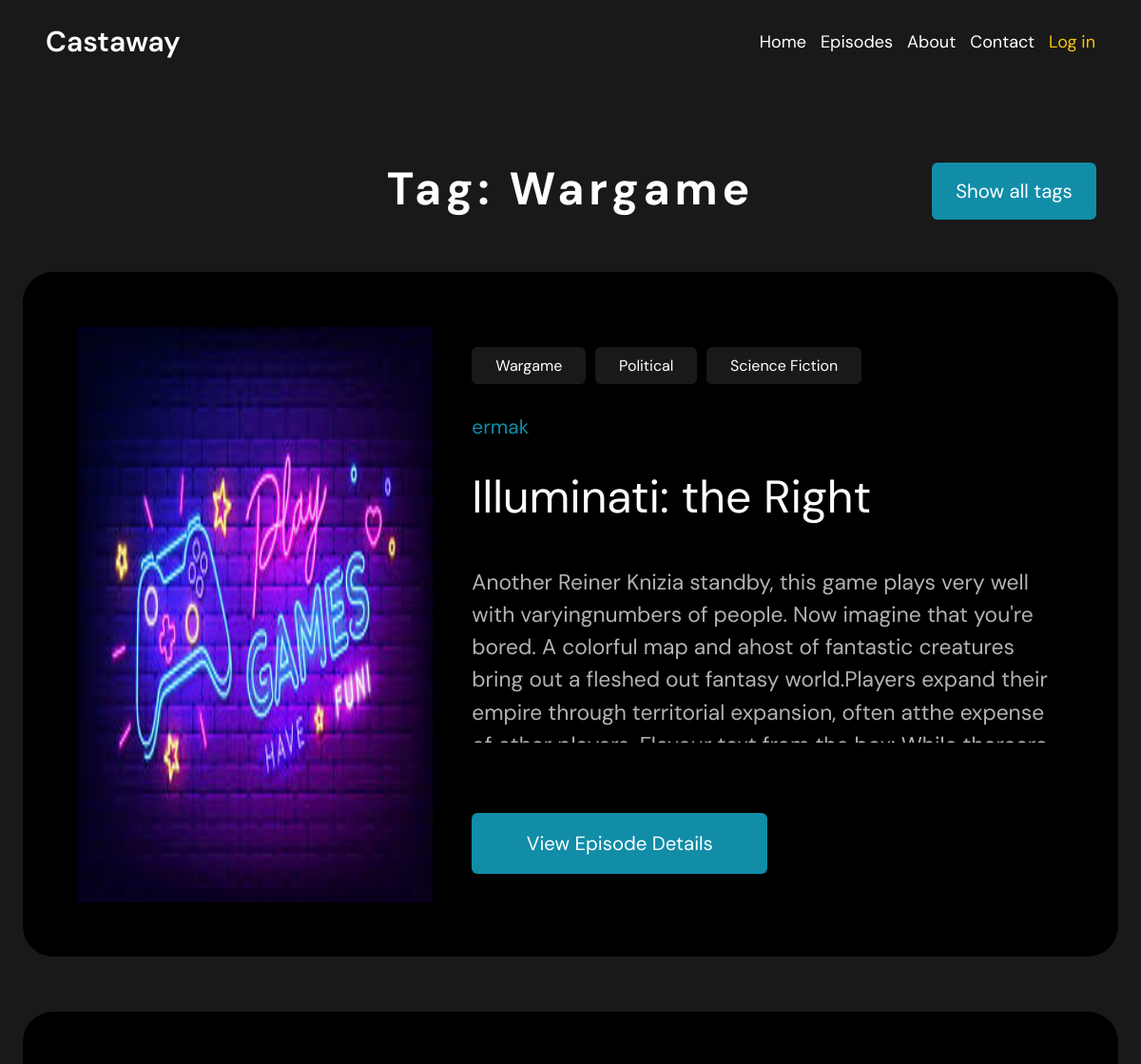
/tags/wargame (upper part), run on an earlier commit of the app's database.
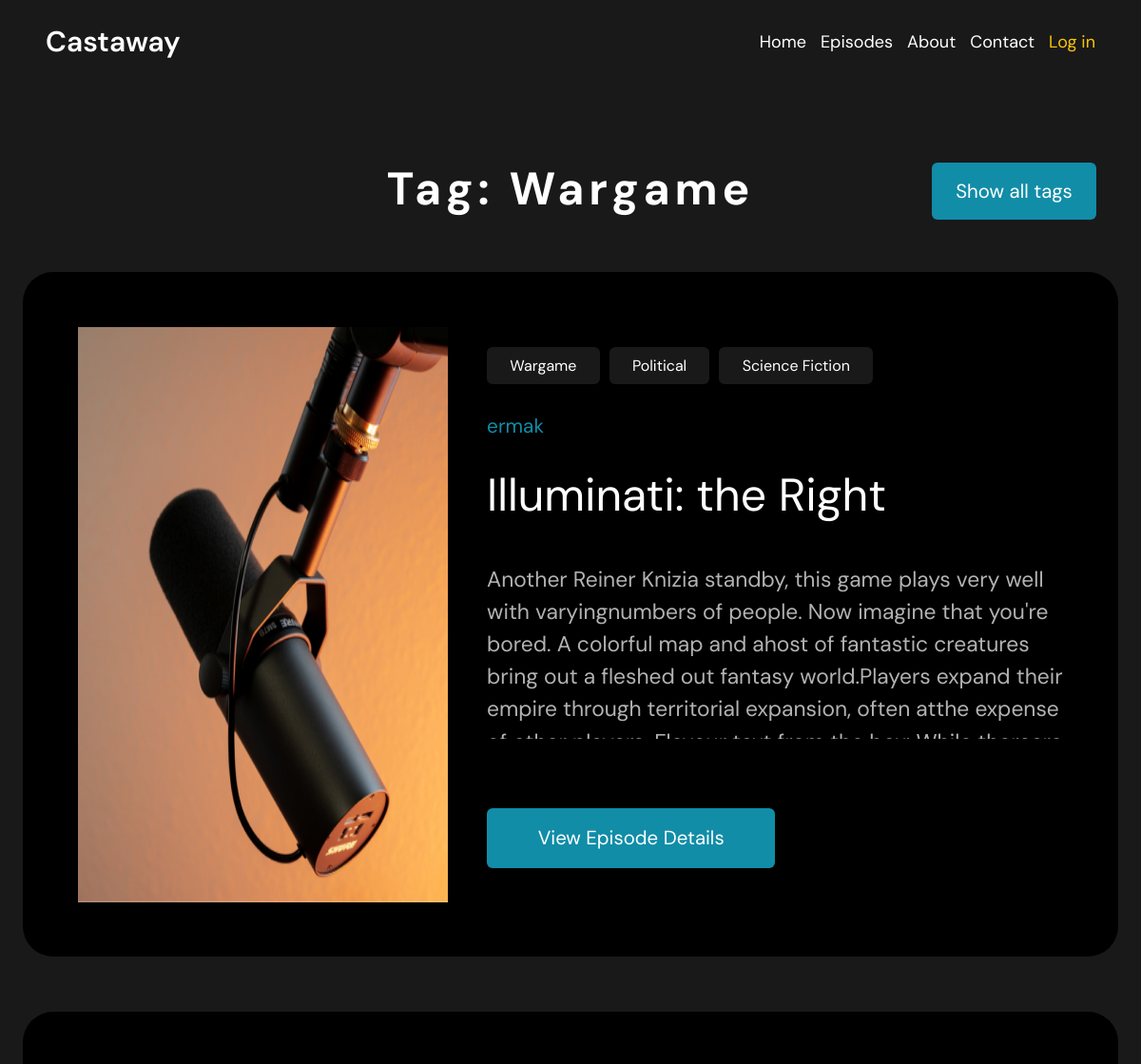
And on a later commit of the database.
### home/models.py (models this page shows, shortened)
class Episodes(models.Model):
    title = models.CharField(max_length=255)
    slug = models.SlugField(max_length=100, unique=True, null=True, blank=True)
    description = models.CharField(max_length=200)
    content = models.TextField()
    image = models.ImageField()
    tags = models.ManyToManyField('Tags', related_name='tags')
    time_create = models.DateTimeField(auto_now_add=True)
    time_update = models.DateTimeField(auto_now=True)
    author = models.ForeignKey(User, on_delete=models.PROTECT)
    def get_absolute_url(self):
        return reverse('episodes_detail', kwargs={"episode_id": self.pk})
    class Meta:
        verbose_name_plural = 'Episodes'
        ordering = ["-time_create"]

### home/views.py (the view)
# urls.py: path('tags/<slug:tag_slug>', views.show_tags, name='show_tags'),
def show_tags(request, tag_slug):
    tag = Tags.objects.get(slug=tag_slug)
    episodes = Episodes.objects.filter(tags__in=[tag])
    return render(request, 'tags.html', {'episodes': episodes, 'tag': tag})

### home/models.py (called while the page is built)
    def get_absolute_url(self):
        return reverse('show_tags', kwargs={"tag_slug": self.slug})

### home/templates/tags.html
{% extends 'base.html' %}
{% block content %}
<div class="episodes-content">
    <div class="tags-header">
        <h1 class="tag-name">Tag: {{ tag.name }}</h1>
        <a href="{% url 'show_all_tags' %}"><button class="show-all-tags-button">Show all tags</button></a>
    </div>
    {% include 'list_episodes.html' %}
</div>
{% endblock %}

### home/templates/list_episodes.html
{% for ep in episodes %}
<div class="episodes-content-card">
    <img src="{{ ep.image.url }}" alt="">
    <div class="episodes-content-card-description">
        <div class="section-2-tags">
            {% for tag in ep.tags.all %}
            <a href="{{ tag.get_absolute_url }}">{{ tag.name }}</a>
            {% endfor %}
        </div>
        <a class="ep-num" href="{% url 'index' %}">{{ ep.author }}</a>
        <h1>{{ ep.title|capfirst }}</h1>
        <p class="ep-content">{{ ep.description }}</p>
        <a class="get-absolute-url" href="{{ ep.get_absolute_url }}">
            <button type="button">View Episode Details</button>
        </a>
    </div>
</div>
{% endfor %}

What changed in the data, as far as the page shows it:
changed Episodes "Illuminati: the Right": image: a different picture
